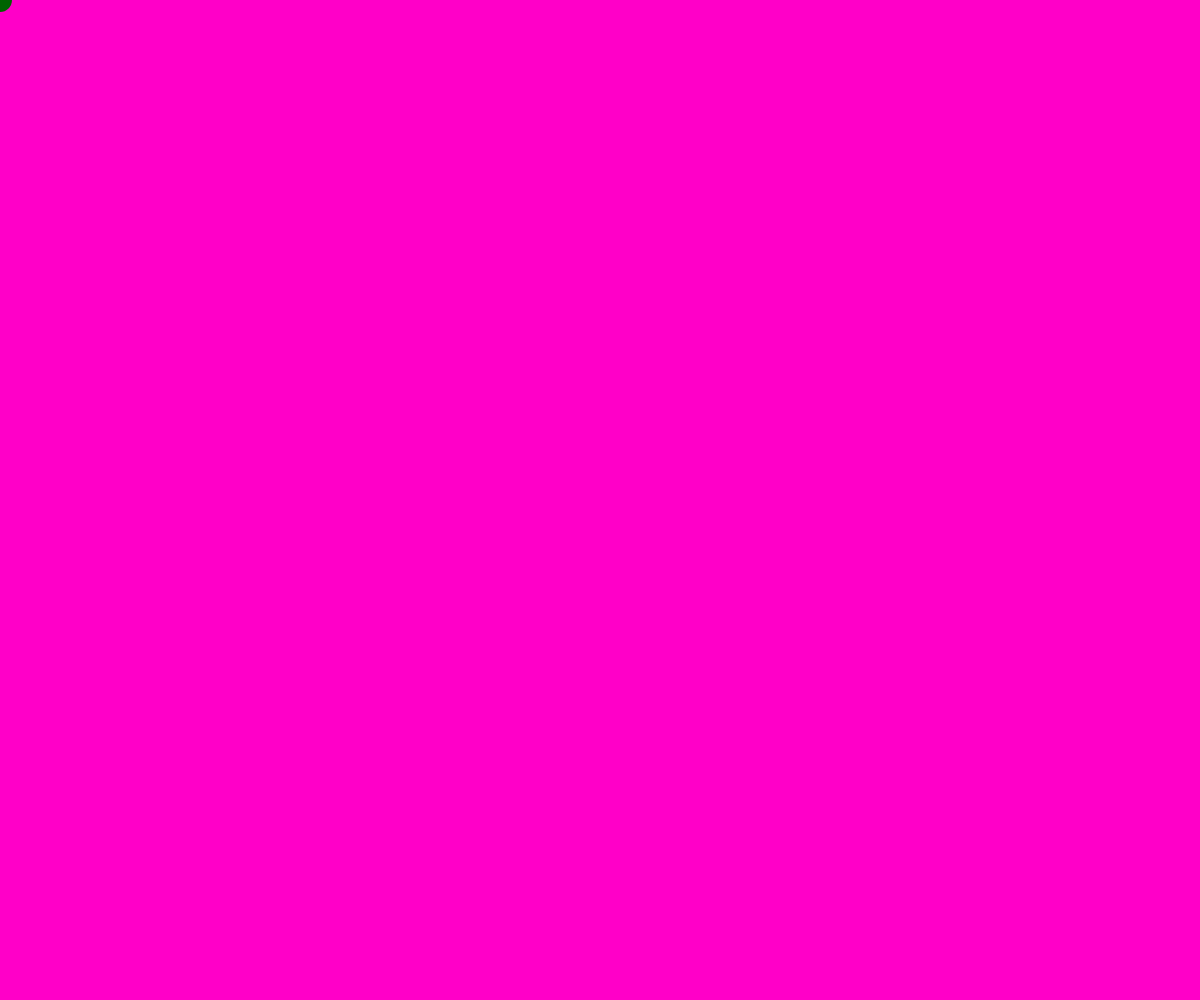
Frame 1 (no input)
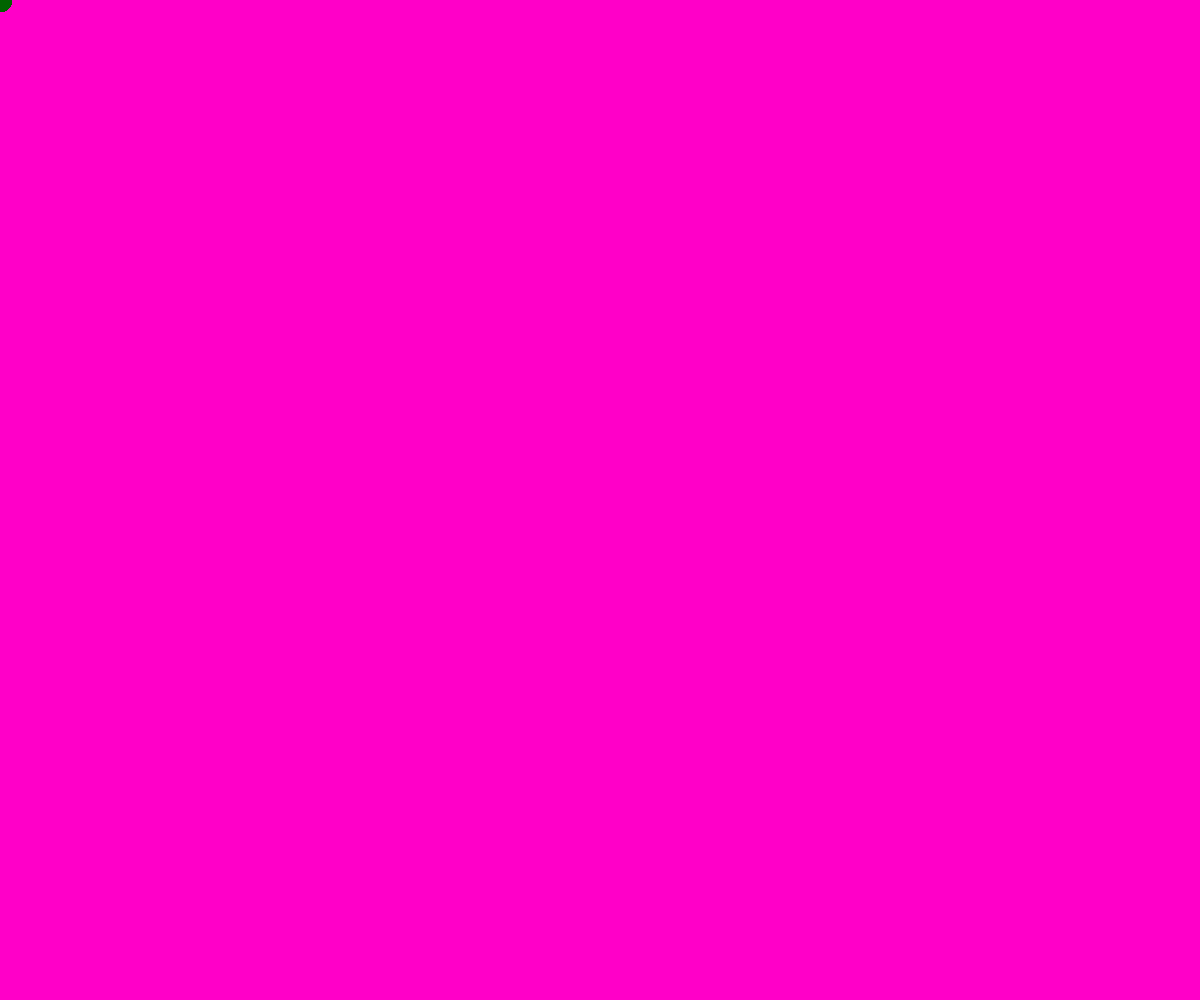
Frame 60 (no input)
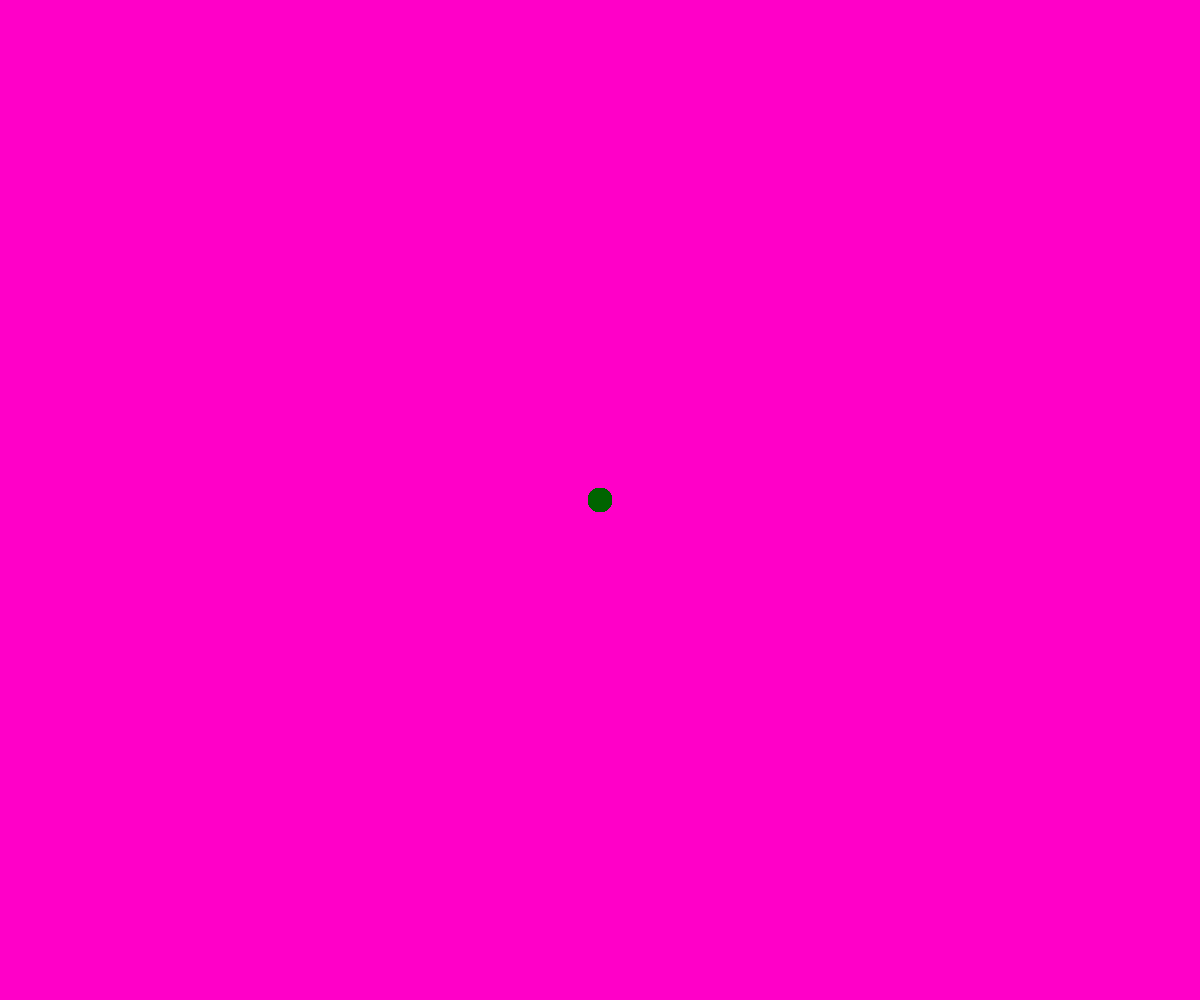
Frame 120 (the mouse pressed at the canvas centre since frame 60)

The p5.js sketch that drew these frames (run headless with seeded random() and noise() and a simulated clock; from frame 60 on, the mouse is pressed at the canvas centre):

// p5.js sketch
// ── sketch.js
// setup canvas, and listen for the window height and window width for reponsive canvas sizing
function setup() {
    createCanvas(windowWidth, windowHeight);
    background(255, 0, 200); // set the background color
}
  
//resize the canvas when the window is resized (i.e. fill the canvas to whatever window height the user has)
function windowResized() {
    resizeCanvas(windowWidth, windowHeight);
}


function draw() {
    noStroke(); // no outlines on the shapes
    fill(0, 100, 0); // fill in the shape with this color
    circle(mouseX, mouseY, 24) // set the circle to follow the mouse x and y position, set radius of circle
}

// if user presses their mouse, draw the background color again (i.e., erase everything that was drawn)
function mousePressed() {
    background(255, 0, 200);
}
// ── style.css
html {
    height: 100%;
    margin: 0;
    padding: 0;
  }

body {
    margin: 0;
    display: flex;
    justify-content: center;
    align-items: center;
}
  canvas {
    display: block;
  }
  
